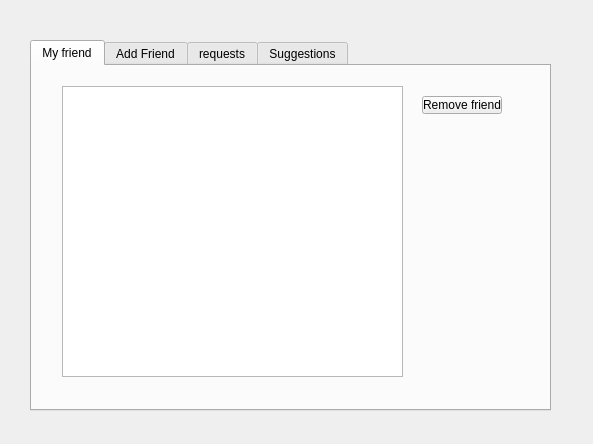
<?xml version="1.0" encoding="UTF-8"?>
<ui version="4.0">
 <class>ConnectionWidget</class>
 <widget class="QWidget" name="ConnectionWidget">
  <property name="geometry">
   <rect>
    <x>0</x>
    <y>0</y>
    <width>593</width>
    <height>444</height>
   </rect>
  </property>
  <property name="windowTitle">
   <string>Form</string>
  </property>
  <widget class="QLabel" name="label_2">
   <property name="geometry">
    <rect>
     <x>0</x>
     <y>0</y>
     <width>601</width>
     <height>451</height>
    </rect>
   </property>
   <property name="styleSheet">
    <string notr="true">border-image: url(:/img3daa.jpg);</string>
   </property>
   <property name="text">
    <string/>
   </property>
  </widget>
  <widget class="QTabWidget" name="tabWidget">
   <property name="geometry">
    <rect>
     <x>30</x>
     <y>40</y>
     <width>521</width>
     <height>371</height>
    </rect>
   </property>
   <property name="currentIndex">
    <number>0</number>
   </property>
   <widget class="QWidget" name="MyFriends">
    <attribute name="title">
     <string>My friend</string>
    </attribute>
    <widget class="QListWidget" name="friendsList">
     <property name="geometry">
      <rect>
       <x>30</x>
       <y>20</y>
       <width>341</width>
       <height>291</height>
      </rect>
     </property>
    </widget>
    <widget class="QPushButton" name="removeFriendButton">
     <property name="geometry">
      <rect>
       <x>390</x>
       <y>30</y>
       <width>80</width>
       <height>18</height>
      </rect>
     </property>
     <property name="text">
      <string>Remove friend</string>
     </property>
    </widget>
   </widget>
   <widget class="QWidget" name="AddFriends">
    <attribute name="title">
     <string>Add Friend</string>
    </attribute>
    <widget class="QLineEdit" name="searchEdit">
     <property name="geometry">
      <rect>
       <x>40</x>
       <y>20</y>
       <width>111</width>
       <height>31</height>
      </rect>
     </property>
     <property name="text">
      <string>Enter Name</string>
     </property>
    </widget>
    <widget class="QPushButton" name="searchButton">
     <property name="geometry">
      <rect>
       <x>50</x>
       <y>90</y>
       <width>81</width>
       <height>20</height>
      </rect>
     </property>
     <property name="text">
      <string>search</string>
     </property>
    </widget>
    <widget class="QListWidget" name="searchResults">
     <property name="geometry">
      <rect>
       <x>180</x>
       <y>20</y>
       <width>241</width>
       <height>281</height>
      </rect>
     </property>
    </widget>
    <widget class="QPushButton" name="sendRequestButton">
     <property name="geometry">
      <rect>
       <x>50</x>
       <y>130</y>
       <width>81</width>
       <height>21</height>
      </rect>
     </property>
     <property name="text">
      <string>Send request</string>
     </property>
    </widget>
   </widget>
   <widget class="QWidget" name="Requests">
    <attribute name="title">
     <string>requests</string>
    </attribute>
    <widget class="QListWidget" name="requestsList">
     <property name="geometry">
      <rect>
       <x>20</x>
       <y>10</y>
       <width>261</width>
       <height>291</height>
      </rect>
     </property>
    </widget>
    <widget class="QPushButton" name="acceptButton">
     <property name="geometry">
      <rect>
       <x>310</x>
       <y>30</y>
       <width>80</width>
       <height>18</height>
      </rect>
     </property>
     <property name="text">
      <string>Accept</string>
     </property>
    </widget>
    <widget class="QPushButton" name="rejectButton">
     <property name="geometry">
      <rect>
       <x>310</x>
       <y>80</y>
       <width>80</width>
       <height>18</height>
      </rect>
     </property>
     <property name="text">
      <string>Reject</string>
     </property>
    </widget>
   </widget>
   <widget class="QWidget" name="Suggestions">
    <attribute name="title">
     <string>Suggestions</string>
    </attribute>
    <widget class="QListWidget" name="suggestionsList">
     <property name="geometry">
      <rect>
       <x>20</x>
       <y>10</y>
       <width>221</width>
       <height>301</height>
      </rect>
     </property>
    </widget>
    <widget class="QLabel" name="label">
     <property name="geometry">
      <rect>
       <x>260</x>
       <y>50</y>
       <width>171</width>
       <height>111</height>
      </rect>
     </property>
     <property name="text">
      <string>Based on mutual friend</string>
     </property>
    </widget>
   </widget>
  </widget>
 </widget>
 <resources/>
 <connections/>
</ui>
